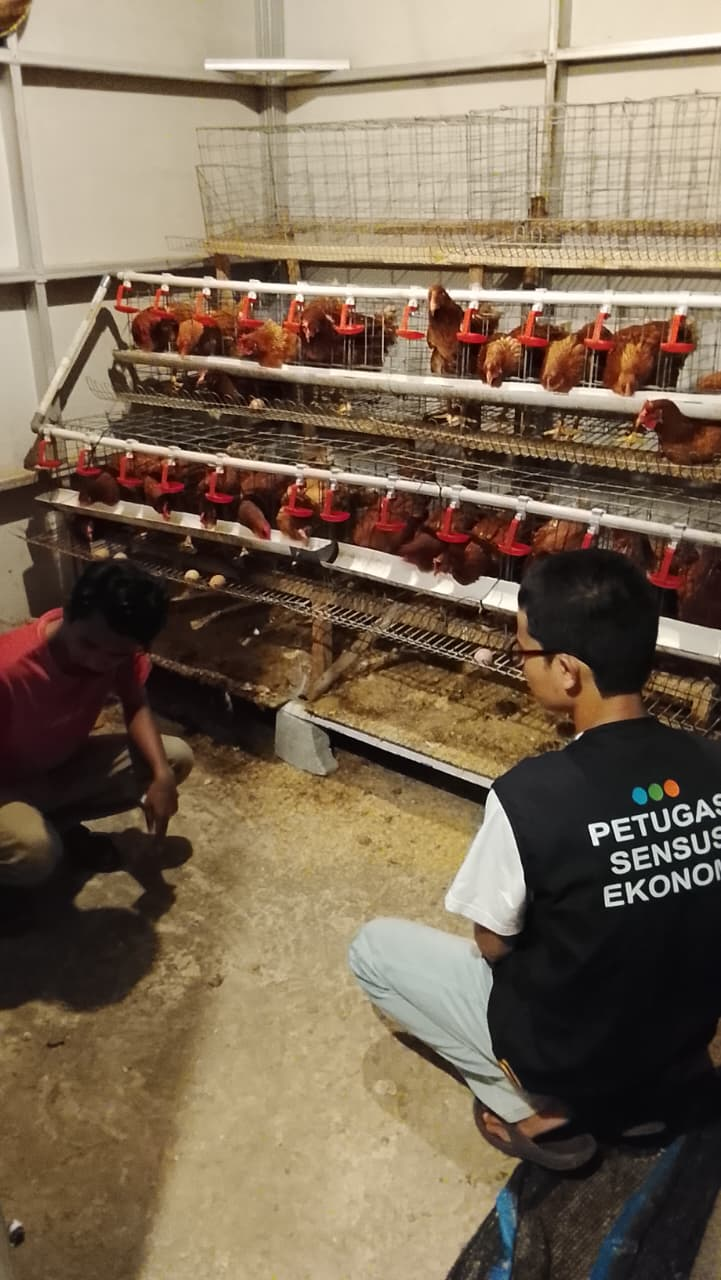
#> input picture gambar.jpg.jpeg, 721 x 1280 px
$ python bedah_foto.py
#> lines starting #> are read from the running program, lines starting #| are printed output that depends on the picture; long printed decimals are rounded
from PIL import Image, ExifTags
import numpy as np
import matplotlib.pyplot as plt
import os


# ==================================================
# 1. MEMBUKA GAMBAR
# ==================================================

foto = "gambar.jpg.jpeg"
img = Image.open(foto)
#> img is the input picture: PIL image 721x1280 RGB; mean R, G, B 123.1, 105.5, 85.1


# ==================================================
# 2. INFORMASI FILE
# ==================================================

print("\n=== INFORMASI FILE GAMBAR ===")

file_size = os.path.getsize(foto)

print("Nama file   :", os.path.basename(foto))
print("Ukuran file :", file_size, "byte")
print("Format      :", img.format)
#| Format      : JPEG
print("Dimensi     :", img.size)
#| Dimensi     : (721, 1280)
print("Mode        :", img.mode)
#| Mode        : RGB


# ==================================================
# 3. DATA PIXEL
# ==================================================

pixels = np.array(img.convert("RGB"))

print("\n=== DATA PIXEL ===")
print("Shape          :", pixels.shape)
#| Shape          : (1280, 721, 3)
print("Tipe data      :", pixels.dtype)
#| Tipe data      : uint8
print("Nilai minimum  :", pixels.min())
#| Nilai minimum  : 0
print("Nilai maksimum :", pixels.max())
#| Nilai maksimum : 255


# ==================================================
# 4. JUMLAH DATA GAMBAR
# ==================================================

print("\n=== JUMLAH DATA GAMBAR ===")

height, width = pixels.shape[:2]
#> height = 1280; width = 721

total_pixels = height * width
#> total_pixels = 922880
total_angka = pixels.size
#> total_angka = 2768640

print("Tinggi gambar  :", height)
#| Tinggi gambar  : 1280
print("Lebar gambar   :", width)
#| Lebar gambar   : 721
print("Total pixel    :", total_pixels)
#| Total pixel    : 922880
print("Total angka RGB:", total_angka)
#| Total angka RGB: 2768640


# ==================================================
# 5. CONTOH ANGKA PIXEL
# ==================================================

print("\n=== CONTOH ANGKA PIXEL ===")

print(pixels[:5, :5, :])
#> (printed output is left out)


# ==================================================
# 6. METADATA EXIF
# ==================================================

print("\n=== METADATA EXIF ===")

exif = img.getexif()

if len(exif) == 0:
    print("Tidak ada data EXIF yang terbaca.")
else:
    for tag_id, value in exif.items():
        tag_name = ExifTags.TAGS.get(tag_id, tag_id)
        print(tag_name, ":", value)


# ==================================================
# 7. SISTEM KOORDINAT
# ==================================================

print("\n=== SISTEM KOORDINAT GAMBAR ===")

print("X minimum :", 0)
print("X maksimum :", width - 1)
#| X maksimum : 720

print("Y minimum :", 0)
print("Y maksimum :", height - 1)
#| Y maksimum : 1279

print("\nUkuran matriks pixel:")
print("Y =", height)
#| Y = 1280
print("X =", width)
#| X = 721


# ==================================================
# 8. PIXEL TENGAH
# ==================================================

print("\n=== ANALISIS PIXEL TENGAH ===")

x = width // 2
#> x = 360
y = height // 2
#> y = 640

r, g, b = pixels[y, x]
#> r = 89; g = 62; b = 32

print("Koordinat X :", x)
#| Koordinat X : 360
print("Koordinat Y :", y)
#| Koordinat Y : 640
print("Red         :", r)
#| Red         : 89
print("Green       :", g)
#| Green       : 62
print("Blue        :", b)
#| Blue        : 32


# ==================================================
# 9. DATA KOORDINAT DAN RGB
# ==================================================

print("\n=== DATA KOORDINAT DAN RGB ===")

for y_data in range(5):
    for x_data in range(5):

        r, g, b = pixels[y_data, x_data]

        print(
            "X =", x_data,
            "Y =", y_data,
            "RGB =", [r, g, b]
        )
#> this loop made 5 passes
#> (printed output is left out)


# ==================================================
# 10. CHANNEL RGB
# ==================================================

print("\n=== CHANNEL RGB ===")

red = pixels[:, :, 0]
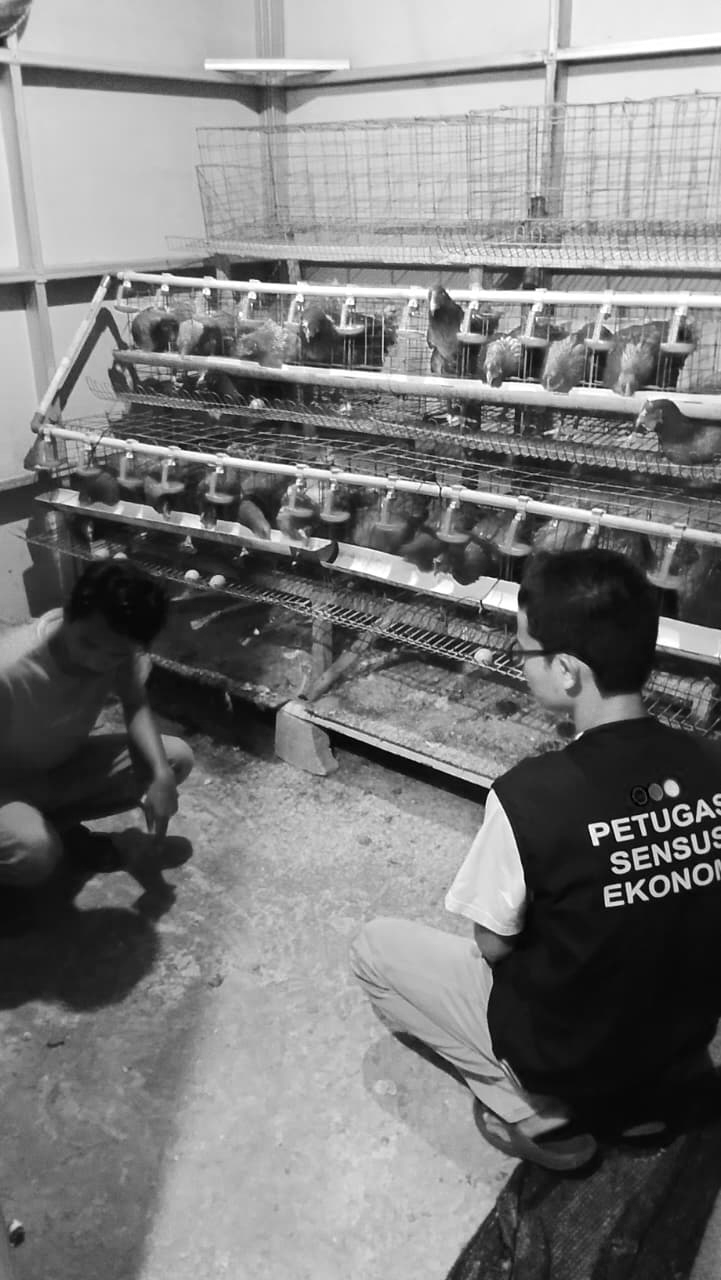
#> red: shape (1280, 721); min 0, max 255, mean 123.1
green = pixels[:, :, 1]
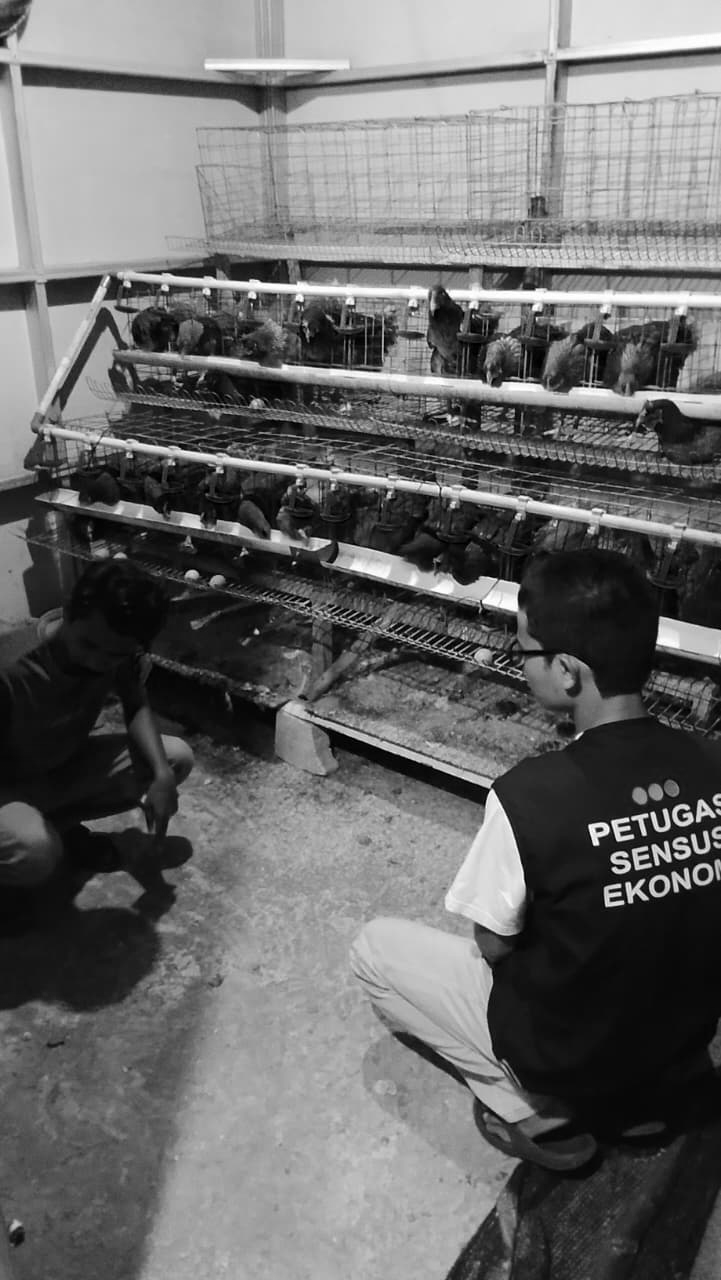
#> green: shape (1280, 721); min 0, max 255, mean 105.5
blue = pixels[:, :, 2]
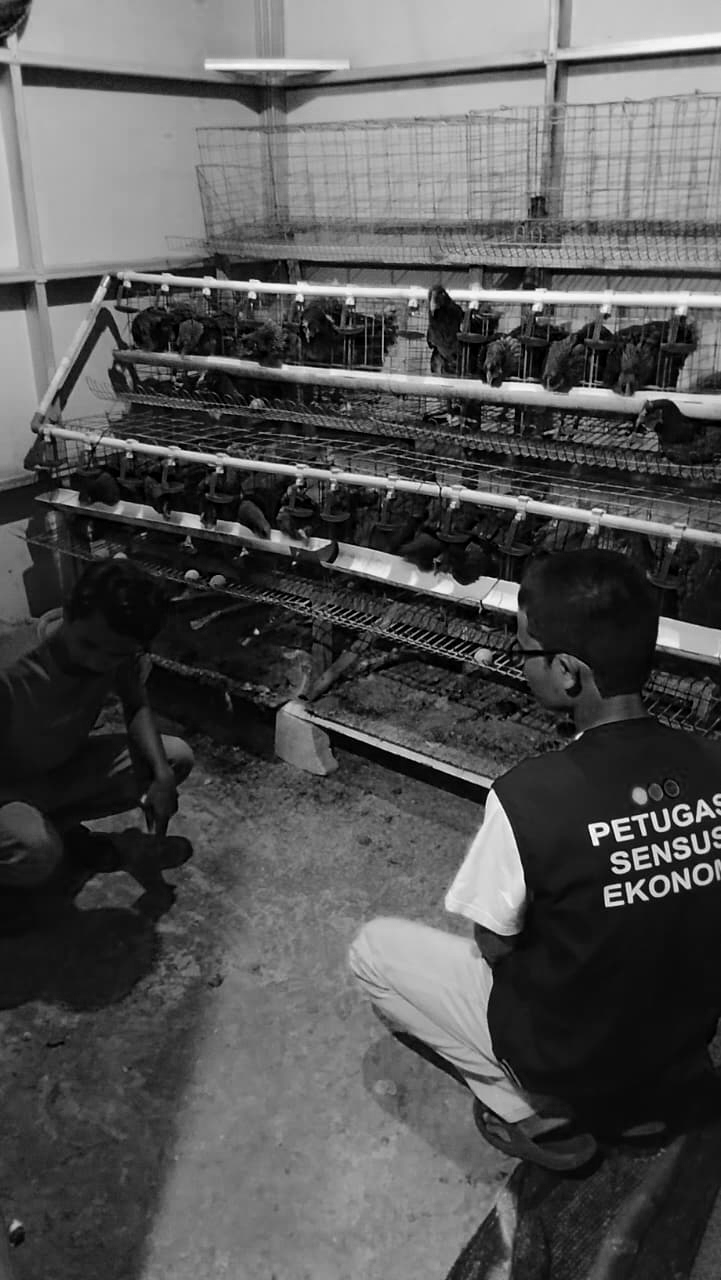
#> blue: shape (1280, 721); min 0, max 255, mean 85.1

print("Ukuran channel Red   :", red.shape)
#| Ukuran channel Red   : (1280, 721)
print("Ukuran channel Green :", green.shape)
#| Ukuran channel Green : (1280, 721)
print("Ukuran channel Blue  :", blue.shape)
#| Ukuran channel Blue  : (1280, 721)


# ==================================================
# 11. STATISTIK RGB
# ==================================================

print("\n=== STATISTIK RGB ===")

print("RED")
print("Minimum          :", red.min())
#| Minimum          : 0
print("Maximum          :", red.max())
#| Maximum          : 255
print("Rata-rata        :", red.mean())
#| Rata-rata        : 123.103
print("Standar deviasi  :", red.std())
#| Standar deviasi  : 71.170

print("\nGREEN")
print("Minimum          :", green.min())
#| Minimum          : 0
print("Maximum          :", green.max())
#| Maximum          : 255
print("Rata-rata        :", green.mean())
#| Rata-rata        : 105.498
print("Standar deviasi  :", green.std())
#| Standar deviasi  : 70.028

print("\nBLUE")
print("Minimum          :", blue.min())
#| Minimum          : 0
print("Maximum          :", blue.max())
#| Maximum          : 255
print("Rata-rata        :", blue.mean())
#| Rata-rata        : 85.078
print("Standar deviasi  :", blue.std())
#| Standar deviasi  : 62.480


# ==================================================
# 12. PERBANDINGAN RGB
# ==================================================

print("\n=== PERBANDINGAN RGB ===")

print("Red   :", red.mean(), "±", red.std())
#| Red   : 123.103 ± 71.170
print("Green :", green.mean(), "±", green.std())
#| Green : 105.498 ± 70.028
print("Blue  :", blue.mean(), "±", blue.std())
#| Blue  : 85.078 ± 62.480


# ==================================================
# 13. VISUALISASI KOORDINAT X DAN Y
# ==================================================

plt.figure(figsize=(8, 6))

plt.imshow(img)

plt.xlabel("Sumbu X (Pixel)")
plt.ylabel("Sumbu Y (Pixel)")
plt.title("Koordinat X dan Y pada Citra")

plt.show()


# ==================================================
# 14. VISUALISASI CHANNEL RGB
# ==================================================

plt.figure(figsize=(6, 5))
plt.imshow(red, cmap="Reds")
plt.title("Channel Red")
plt.xlabel("X")
plt.ylabel("Y")
plt.show()


plt.figure(figsize=(6, 5))
plt.imshow(green, cmap="Greens")
plt.title("Channel Green")
plt.xlabel("X")
plt.ylabel("Y")
plt.show()


plt.figure(figsize=(6, 5))
plt.imshow(blue, cmap="Blues")
plt.title("Channel Blue")
plt.xlabel("X")
plt.ylabel("Y")
plt.show()


# ==================================================
# 15. HISTOGRAM RGB
# ==================================================

print("\n=== HISTOGRAM RGB ===")

plt.figure(figsize=(10, 5))

plt.hist(red.ravel(), bins=256, alpha=0.5, label="Red")
plt.hist(green.ravel(), bins=256, alpha=0.5, label="Green")
plt.hist(blue.ravel(), bins=256, alpha=0.5, label="Blue")

plt.xlabel("Nilai Intensitas (0-255)")
plt.ylabel("Jumlah Pixel")
plt.title("Histogram RGB")
plt.legend()

plt.show()
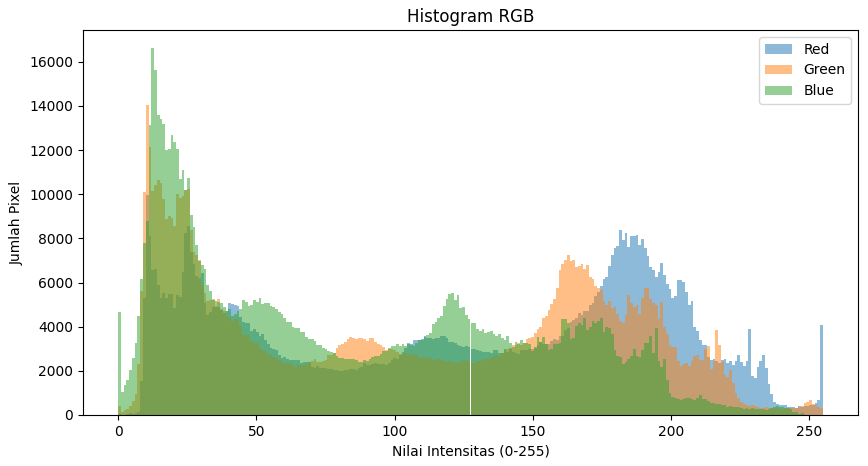
#> figure drawn by matplotlib, 1 panel; tallest bar 9977 high, from x = 9.96 to 10.96; tallest bar 14025 high, from x = 9.96 to 10.96; tallest bar 16604 high, from x = 11.95 to 12.95


# ==================================================
# 16. MENYIMPAN DATA PIXEL
# ==================================================

print("\n=== MENYIMPAN DATA PIXEL ===")

np.save("pixel_data.npy", pixels)

print("Data pixel berhasil disimpan.")
print("Nama file: pixel_data.npy")


# ==================================================
# 17. MEMBACA KEMBALI DATA PIXEL
# ==================================================

print("\n=== MEMBACA KEMBALI DATA PIXEL ===")

data = np.load("pixel_data.npy")

print("Shape data :", data.shape)
print("Tipe data  :", data.dtype)
print("Pixel tengah :", data[y, x])
#| Pixel tengah : [89 62 32]


# ==================================================
# 18. REKONSTRUKSI GAMBAR
# ==================================================

print("\n=== REKONSTRUKSI GAMBAR ===")

plt.figure(figsize=(8, 6))

plt.imshow(data)

plt.title("Gambar dari Data Pixel")
plt.xlabel("X")
plt.ylabel("Y")

plt.show()


# ==================================================
# 19. METADATA DETAIL
# ==================================================

print("\n=== METADATA DETAIL ===")

print("Lebar        :", img.width, "pixel")
#| Lebar        : 721 pixel
print("Tinggi       :", img.height, "pixel")
#| Tinggi       : 1280 pixel
print("Jumlah pixel :", img.width * img.height)
#| Jumlah pixel : 922880
print("Channel      :", len(img.getbands()))
#| Channel      : 3
print("Nama channel :", img.getbands())
#| Nama channel : ('R', 'G', 'B')
